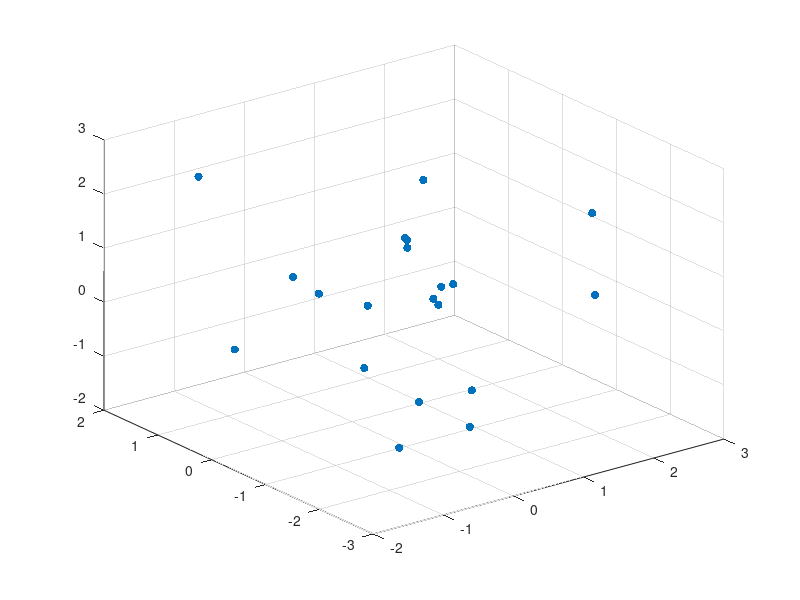
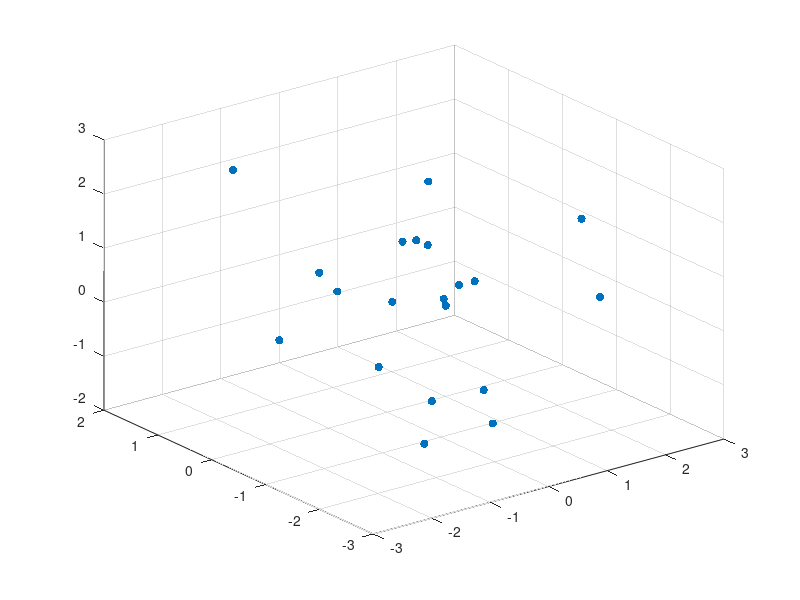
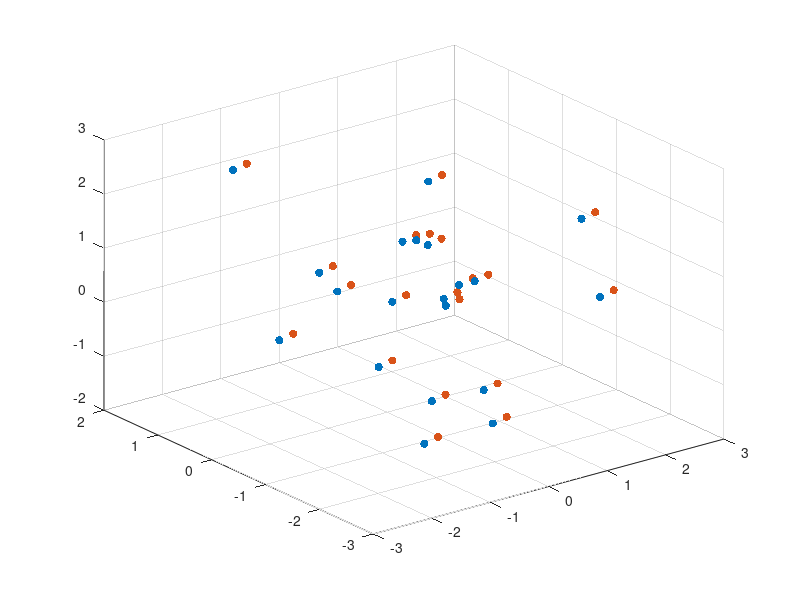

MATLAB code to generate these figures, in order: (Note: this script raises an error after producing the figures.)
% RN@HMS Prince of Wales
% 27/06/18

%%
clc
close all
clear all

%%

%
pt_mat_0 = randn(20, 3);

        figure('Name', 'Original Random pt_mat_0');
        axis equal;
        scatter3(pt_mat_0(:,1), pt_mat_0(:,2), pt_mat_0(:,3), 'filled');
        hold off;
        
noise_mat = randn(20, 3) * 0.00;

test_affine = [
   -0.1888    0.6128   -0.7674   -0.1769
   -0.5612    0.5740    0.5964    0.0625
    0.8059    0.5432    0.2355   -0.0981
         0         0         0    1.0000
];

test_affine = [
   1    0   0   -0.1769
   0    1   0    0.0625
   0    0   1   -0.0981
         0         0         0    1.0000
];


% 
for i = 1:20
    
   pt_0(1,1:3) =  pt_mat_0(i,:);
   pt_0(1,4) = 1;
    
   pt_1 = test_affine * transpose(pt_0);
   pt_1 = pt_1';
   pt_mat_1(i,:) = pt_1(1,1:3);
    
end
pt_mat_1 = pt_mat_1 + noise_mat;

        figure('Name', 'pt_mat_0 & pt_mat_1');
        axis equal;
        scatter3(pt_mat_1(:,1), pt_mat_1(:,2), pt_mat_1(:,3), 'filled');
        hold off;
        
        
        figure('Name', 'pt_mat_1');
        axis equal;
        scatter3(pt_mat_1(:,1), pt_mat_1(:,2), pt_mat_1(:,3), 'filled');
        hold on;
        scatter3(pt_mat_0(:,1), pt_mat_0(:,2), pt_mat_0(:,3), 'filled');
        hold off;       
        
 
 %% Matching Test
 
size = 20;
[psm1_ret_R, psm1_ret_t] = rigid_transform_3D(pt_mat_1, pt_mat_0); % This should yeild a new tf.

% TEST
% psm1_ret_t = psm1_ret_t + [0.0014; 0.0004; -0.0014]

pt_mat_1_adjusted = (psm1_ret_R*pt_mat_1') + repmat(psm1_ret_t, 1 ,size);
pt_mat_1_adjusted = pt_mat_1_adjusted';

% Comparing them in the Polaris frame
psm1_err = pt_mat_1_adjusted - pt_mat_0;
psm1_err = psm1_err .* psm1_err; % element-wise multiply
psm1_err_mat = psm1_err;
psm1_err_mat = sum(psm1_err_mat, 2);
psm1_err_mat = sqrt(psm1_err_mat);
psm1_err = sum(psm1_err(:));
psm1_rmse = sqrt(psm1_err/size)

figure('Name','pms1_test_pts vs. pms2_test_pts_adjusted');
scatter3(pt_mat_0(:,1), pt_mat_0(:,2), pt_mat_0(:,3), 'filled');
hold on;
scatter3(pt_mat_1_adjusted(:,1), pt_mat_1_adjusted(:,2), pt_mat_1_adjusted(:,3));
axis equal;
hold off;
 
        
        